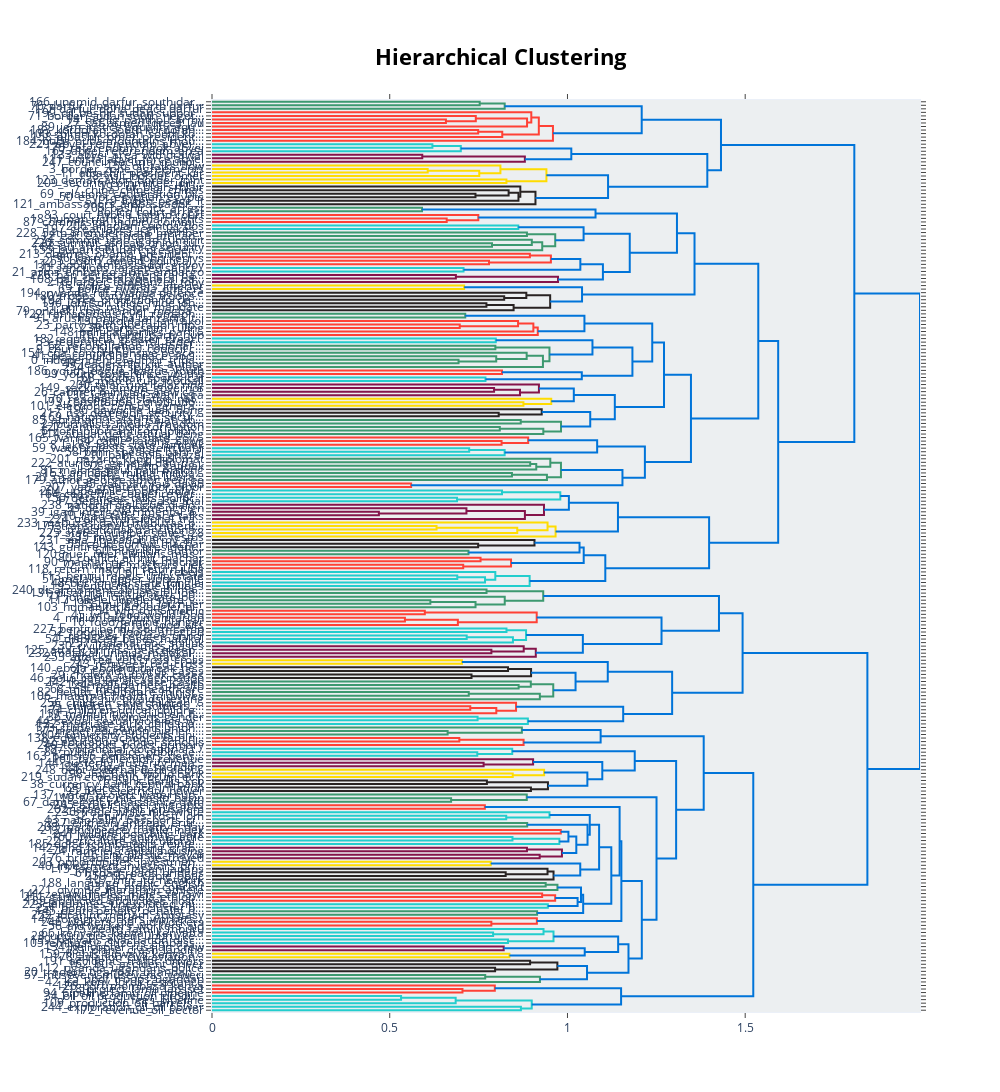

The cell this chart's notebook holds for it:
### Code cell
model.visualize_hierarchy()
